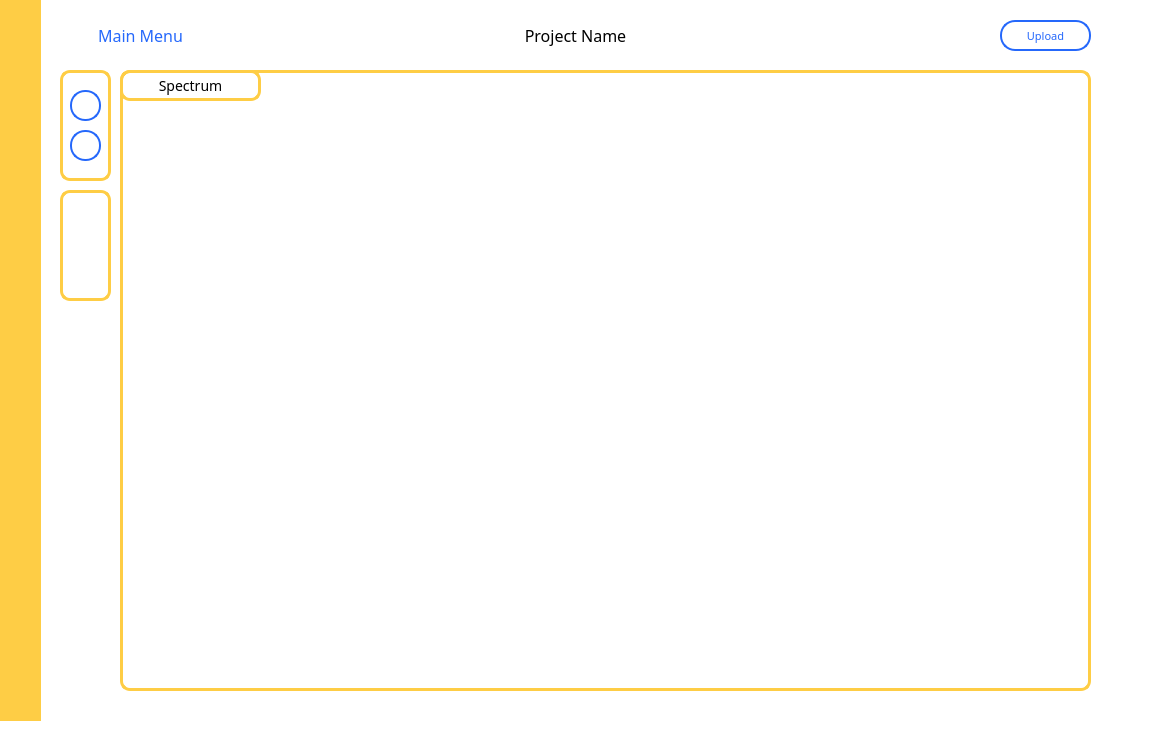
<?xml version="1.0" encoding="UTF-8"?>
<ui version="4.0">
 <class>MainWindow</class>
 <widget class="QMainWindow" name="MainWindow">
  <property name="geometry">
   <rect>
    <x>0</x>
    <y>0</y>
    <width>1153</width>
    <height>743</height>
   </rect>
  </property>
  <property name="sizeIncrement">
   <size>
    <width>0</width>
    <height>0</height>
   </size>
  </property>
  <property name="font">
   <font>
    <family>Poppins</family>
   </font>
  </property>
  <property name="windowTitle">
   <string>MainWindow</string>
  </property>
  <property name="styleSheet">
   <string notr="true">background-color: rgb(255, 255, 255);</string>
  </property>
  <widget class="QWidget" name="centralwidget">
   <widget class="QWidget" name="mainwindow" native="true">
    <property name="geometry">
     <rect>
      <x>40</x>
      <y>0</y>
      <width>1111</width>
      <height>721</height>
     </rect>
    </property>
    <property name="font">
     <font>
      <family>Verdana</family>
     </font>
    </property>
    <widget class="QWidget" name="GraphSlot" native="true">
     <property name="geometry">
      <rect>
       <x>80</x>
       <y>70</y>
       <width>971</width>
       <height>621</height>
      </rect>
     </property>
     <property name="toolTip">
      <string>Move Here</string>
     </property>
     <property name="styleSheet">
      <string notr="true">#GraphSlot{
	 border-radius:10px; border:3px solid;border-color: #FECD45;
}</string>
     </property>
     <widget class="QLabel" name="Spectrum">
      <property name="geometry">
       <rect>
        <x>0</x>
        <y>0</y>
        <width>141</width>
        <height>31</height>
       </rect>
      </property>
      <property name="font">
       <font>
        <family>Poppins</family>
        <pointsize>-1</pointsize>
        <bold>false</bold>
       </font>
      </property>
      <property name="styleSheet">
       <string notr="true">Font-size:14px;
color: rgb(0, 0, 0);
background-color: transparent;
border-radius:10px;
border:3px solid;
border-color: #FECD45;</string>
      </property>
      <property name="text">
       <string>Spectrum</string>
      </property>
      <property name="alignment">
       <set>Qt::AlignCenter</set>
      </property>
     </widget>
     <widget class="QCustomPlot" name="customplot" native="true">
      <property name="geometry">
       <rect>
        <x>10</x>
        <y>40</y>
        <width>951</width>
        <height>561</height>
       </rect>
      </property>
      <property name="styleSheet">
       <string notr="true">background-color: transparent;</string>
      </property>
     </widget>
    </widget>
    <widget class="QWidget" name="widget" native="true">
     <property name="geometry">
      <rect>
       <x>0</x>
       <y>10</y>
       <width>1081</width>
       <height>46</height>
      </rect>
     </property>
     <property name="styleSheet">
      <string notr="true"/>
     </property>
     <widget class="QPushButton" name="MenuButton">
      <property name="geometry">
       <rect>
        <x>20</x>
        <y>10</y>
        <width>31</width>
        <height>31</height>
       </rect>
      </property>
      <property name="styleSheet">
       <string notr="true">border:0px;
</string>
      </property>
      <property name="text">
       <string/>
      </property>
      <property name="icon">
       <iconset>
        <normaloff>Icons/menu.svg</normaloff>Icons/menu.svg</iconset>
      </property>
      <property name="iconSize">
       <size>
        <width>22</width>
        <height>22</height>
       </size>
      </property>
     </widget>
     <widget class="QLabel" name="MainmenuText">
      <property name="geometry">
       <rect>
        <x>55</x>
        <y>15</y>
        <width>91</width>
        <height>20</height>
       </rect>
      </property>
      <property name="font">
       <font>
        <family>Poppins</family>
        <pointsize>-1</pointsize>
       </font>
      </property>
      <property name="styleSheet">
       <string notr="true">Font-size:16px;
color: rgb(37, 104, 251);
</string>
      </property>
      <property name="text">
       <string>Main Menu</string>
      </property>
      <property name="alignment">
       <set>Qt::AlignCenter</set>
      </property>
     </widget>
     <widget class="QTextEdit" name="ProjectName">
      <property name="geometry">
       <rect>
        <x>470</x>
        <y>10</y>
        <width>131</width>
        <height>31</height>
       </rect>
      </property>
      <property name="font">
       <font>
        <family>Poppins</family>
        <pointsize>11</pointsize>
       </font>
      </property>
      <property name="styleSheet">
       <string notr="true">#ProjectName{
	border:0px;
}</string>
      </property>
      <property name="html">
       <string>&lt;!DOCTYPE HTML PUBLIC &quot;-//W3C//DTD HTML 4.0//EN&quot; &quot;http://www.w3.org/TR/REC-html40/strict.dtd&quot;&gt;
&lt;html&gt;&lt;head&gt;&lt;meta name=&quot;qrichtext&quot; content=&quot;1&quot; /&gt;&lt;meta charset=&quot;utf-8&quot; /&gt;&lt;style type=&quot;text/css&quot;&gt;
p, li { white-space: pre-wrap; }
hr { height: 1px; border-width: 0; }
li.unchecked::marker { content: &quot;\2610&quot;; }
li.checked::marker { content: &quot;\2612&quot;; }
&lt;/style&gt;&lt;/head&gt;&lt;body style=&quot; font-family:'Poppins'; font-size:11pt; font-weight:400; font-style:normal;&quot;&gt;
&lt;p align=&quot;center&quot; style=&quot; margin-top:0px; margin-bottom:0px; margin-left:0px; margin-right:0px; -qt-block-indent:0; text-indent:0px;&quot;&gt;&lt;span style=&quot; font-family:'Segoe UI'; font-size:12pt;&quot;&gt;Project Name&lt;/span&gt;&lt;/p&gt;&lt;/body&gt;&lt;/html&gt;</string>
      </property>
     </widget>
     <widget class="QPushButton" name="Upload">
      <property name="geometry">
       <rect>
        <x>960</x>
        <y>10</y>
        <width>91</width>
        <height>31</height>
       </rect>
      </property>
      <property name="font">
       <font>
        <family>Poppins</family>
        <pointsize>8</pointsize>
       </font>
      </property>
      <property name="styleSheet">
       <string notr="true">border:2px solid;
border-radius:15px;
border-color: #2568FB;
color:#2568FB</string>
      </property>
      <property name="text">
       <string>Upload</string>
      </property>
      <property name="icon">
       <iconset>
        <normaloff>Icons/upload.svg</normaloff>Icons/upload.svg</iconset>
      </property>
     </widget>
    </widget>
    <widget class="QWidget" name="CommonData_2" native="true">
     <property name="geometry">
      <rect>
       <x>20</x>
       <y>70</y>
       <width>51</width>
       <height>111</height>
      </rect>
     </property>
     <property name="styleSheet">
      <string notr="true">border-radius:10px;
border:3px solid;
border-color: #FECD45;
</string>
     </property>
     <widget class="QPushButton" name="Upload_3">
      <property name="geometry">
       <rect>
        <x>10</x>
        <y>60</y>
        <width>31</width>
        <height>31</height>
       </rect>
      </property>
      <property name="font">
       <font>
        <family>Verdana</family>
       </font>
      </property>
      <property name="toolTip">
       <string>Move Here</string>
      </property>
      <property name="styleSheet">
       <string notr="true">border:2px solid;
border-radius:15px;
border-color: #2568FB;
color:#2568FB</string>
      </property>
      <property name="text">
       <string/>
      </property>
      <property name="iconSize">
       <size>
        <width>19</width>
        <height>19</height>
       </size>
      </property>
     </widget>
     <widget class="QPushButton" name="Upload_4">
      <property name="geometry">
       <rect>
        <x>10</x>
        <y>20</y>
        <width>31</width>
        <height>31</height>
       </rect>
      </property>
      <property name="font">
       <font>
        <family>Verdana</family>
       </font>
      </property>
      <property name="toolTip">
       <string>Move Here</string>
      </property>
      <property name="styleSheet">
       <string notr="true">border:2px solid;
border-radius:15px;
border-color: #2568FB;
color:#2568FB</string>
      </property>
      <property name="text">
       <string/>
      </property>
      <property name="icon">
       <iconset resource="resources.qrc">
        <normaloff>:/Icons/move.svg</normaloff>:/Icons/move.svg</iconset>
      </property>
      <property name="iconSize">
       <size>
        <width>19</width>
        <height>19</height>
       </size>
      </property>
     </widget>
    </widget>
    <widget class="QWidget" name="CommonData_3" native="true">
     <property name="geometry">
      <rect>
       <x>20</x>
       <y>190</y>
       <width>51</width>
       <height>111</height>
      </rect>
     </property>
     <property name="styleSheet">
      <string notr="true">border-radius:10px;
border:3px solid;
border-color: #FECD45;
</string>
     </property>
     <widget class="QPushButton" name="ZoomOut">
      <property name="geometry">
       <rect>
        <x>10</x>
        <y>60</y>
        <width>31</width>
        <height>31</height>
       </rect>
      </property>
      <property name="font">
       <font>
        <family>Verdana</family>
       </font>
      </property>
      <property name="toolTip">
       <string>Move Here</string>
      </property>
      <property name="styleSheet">
       <string notr="true">border:0px;
background-color:transparent;</string>
      </property>
      <property name="text">
       <string/>
      </property>
      <property name="icon">
       <iconset>
        <normaloff>Icons/zoom-out.svg</normaloff>Icons/zoom-out.svg</iconset>
      </property>
      <property name="iconSize">
       <size>
        <width>33</width>
        <height>33</height>
       </size>
      </property>
     </widget>
     <widget class="QPushButton" name="ZoomIn">
      <property name="geometry">
       <rect>
        <x>10</x>
        <y>20</y>
        <width>31</width>
        <height>31</height>
       </rect>
      </property>
      <property name="font">
       <font>
        <family>Verdana</family>
       </font>
      </property>
      <property name="toolTip">
       <string>Move Here</string>
      </property>
      <property name="styleSheet">
       <string notr="true">border:0px;
background-color:transparent;</string>
      </property>
      <property name="text">
       <string/>
      </property>
      <property name="icon">
       <iconset>
        <normaloff>Icons/zoom-in.svg</normaloff>Icons/zoom-in.svg</iconset>
      </property>
      <property name="iconSize">
       <size>
        <width>33</width>
        <height>33</height>
       </size>
      </property>
     </widget>
    </widget>
    <zorder>CommonData_2</zorder>
    <zorder>GraphSlot</zorder>
    <zorder>widget</zorder>
    <zorder>CommonData_3</zorder>
   </widget>
   <widget class="QWidget" name="LeftMenu" native="true">
    <property name="geometry">
     <rect>
      <x>0</x>
      <y>0</y>
      <width>41</width>
      <height>721</height>
     </rect>
    </property>
    <property name="styleSheet">
     <string notr="true">#LeftMenu{
background-color:#FECD45
}</string>
    </property>
   </widget>
  </widget>
  <widget class="QMenuBar" name="menubar">
   <property name="geometry">
    <rect>
     <x>0</x>
     <y>0</y>
     <width>1153</width>
     <height>22</height>
    </rect>
   </property>
  </widget>
 </widget>
 <customwidgets>
  <customwidget>
   <class>QCustomPlot</class>
   <extends>QWidget</extends>
   <header location="global">qcustomplot.h</header>
   <container>1</container>
  </customwidget>
 </customwidgets>
 <resources>
  <include location="resources.qrc"/>
 </resources>
 <connections/>
</ui>
